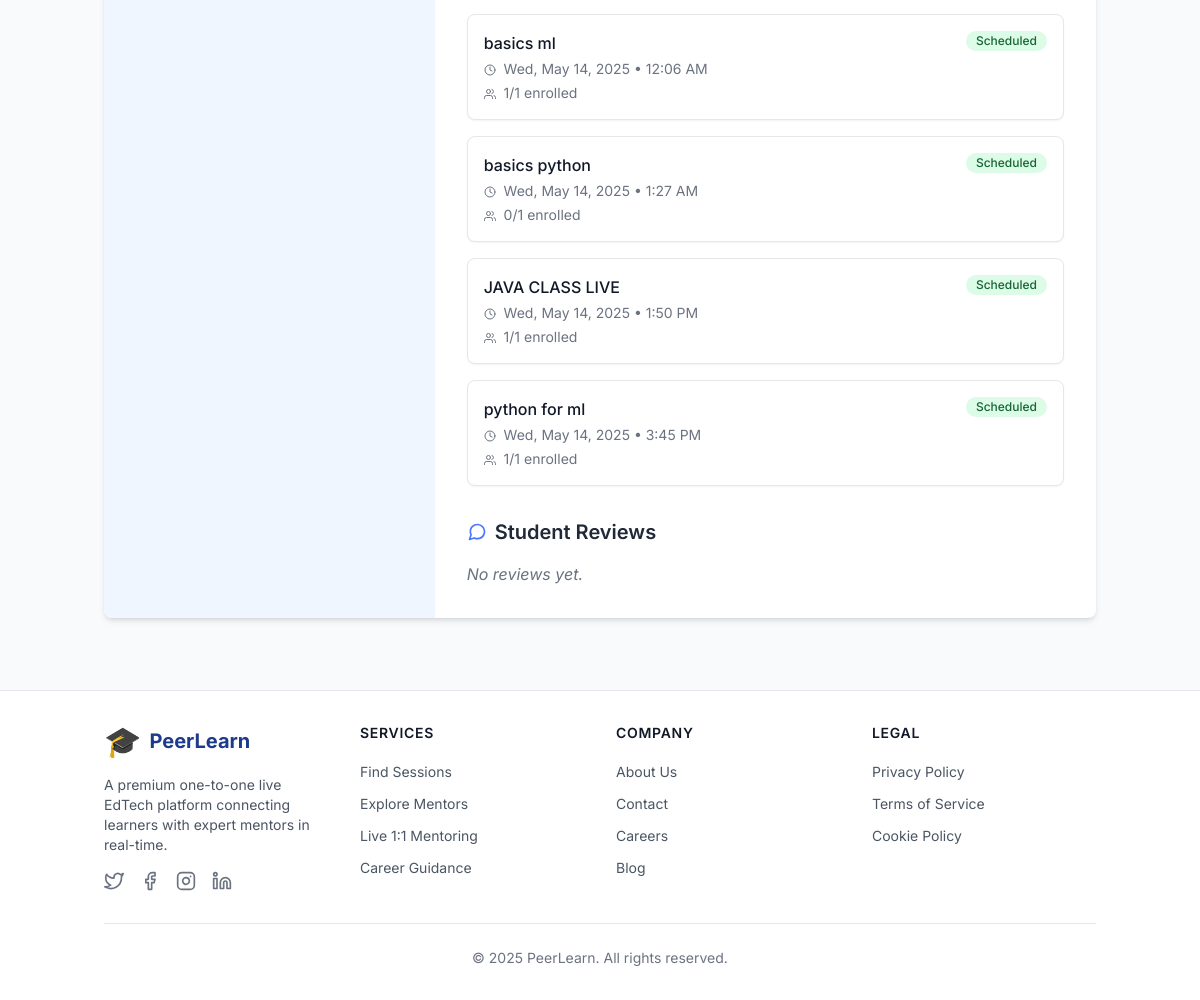
Page /users/mentors/5/ (signed in, lower part) on the earlier database version.
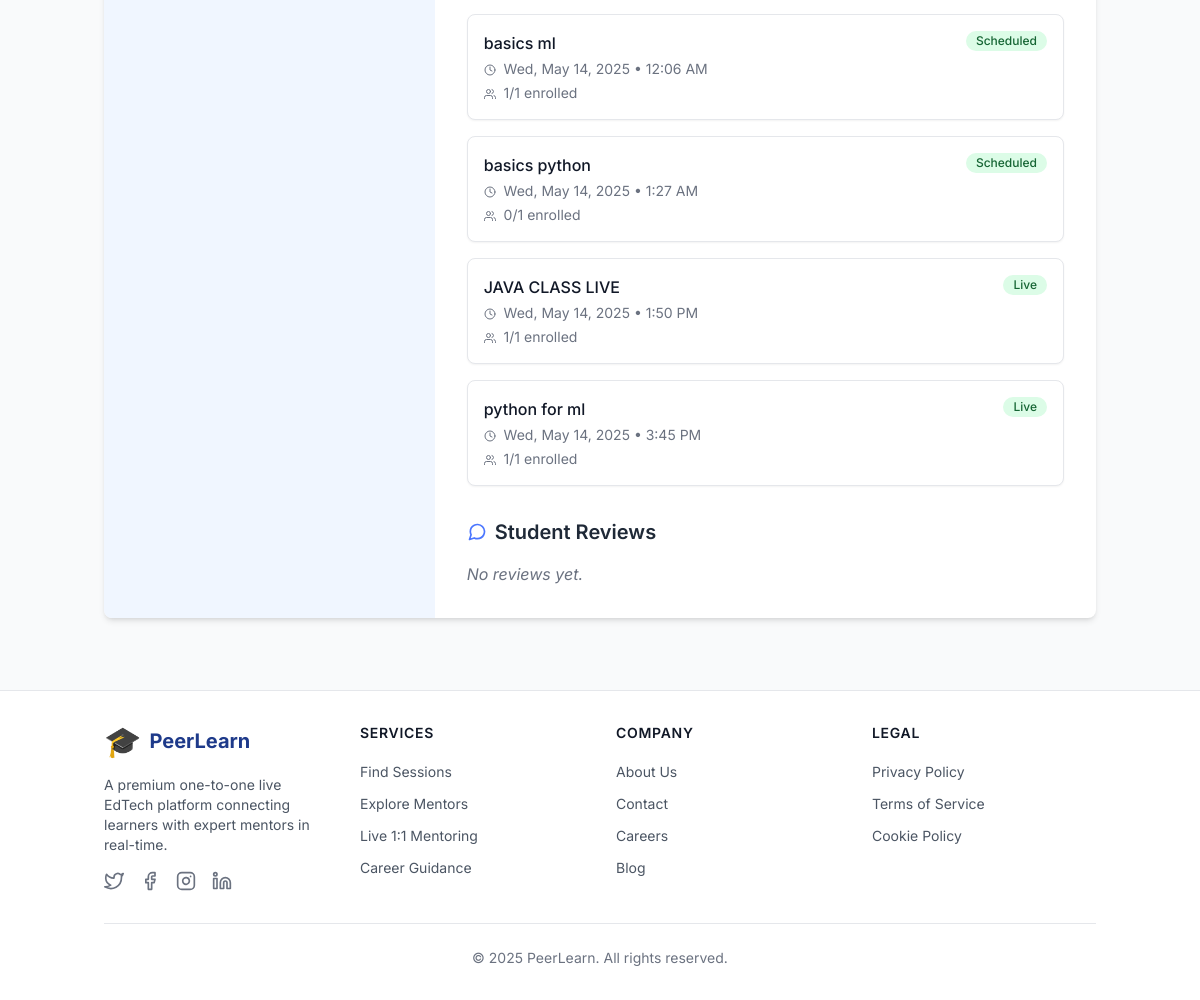
Same page on the later database version.
### apps/learning_sessions/models.py (models this page shows, shortened)
class Session(models.Model):
    SCHEDULED = 'scheduled'
    LIVE = 'live'
    COMPLETED = 'completed'
    CANCELLED = 'cancelled'
    STATUS_CHOICES = [
        (SCHEDULED, _('Scheduled')),
        (LIVE, _('Live')),
        (COMPLETED, _('Completed')),
        (CANCELLED, _('Cancelled')),
    ]
    mentor = models.ForeignKey(
        CustomUser,
        on_delete=models.CASCADE,
        limit_choices_to={'role': CustomUser.MENTOR},
        help_text=_('The mentor hosting this session.')
    )
    title = models.CharField(
        max_length=255,
        help_text=_('Title of the session.')
    )
    description = models.TextField(
        help_text=_('Description of what will be covered in the session.')
    )
    topics = models.JSONField(
        default=list,
        help_text=_('List of topics that will be covered in this session.')
    )
    schedule = models.DateTimeField(
        help_text=_('Date and time when the session is scheduled.')
    )
    duration = models.PositiveIntegerField(
        default=60,
        help_text=_('Duration of the session in minutes.')
    )
    price = models.DecimalField(
        max_digits=10,
        decimal_places=2,
        default=0,
        help_text=_('Price of the session (0 for free sessions).')
    )
    room_code = models.UUIDField(
        default=uuid.uuid4,
        editable=False,
        unique=True,
        help_text=_('Unique code for the session room.')
    )
    status = models.CharField(
        max_length=10,
        choices=STATUS_CHOICES,
        default=SCHEDULED,
        help_text=_('Current status of the session.')
    )
    max_participants = models.PositiveIntegerField(
        default=1,
        help_text=_('Maximum number of participants allowed (1 for one-to-one).')
    )
    created_at = models.DateTimeField(
        auto_now_add=True,
        help_text=_('Date and time when the session was created.')
    )
    updated_at = models.DateTimeField(
        auto_now=True,
        help_text=_('Date and time when the session was last updated.')
    )
    class Meta:
        verbose_name = _('Session')
        verbose_name_plural = _('Sessions')
        ordering = ['-schedule']

### apps/users/views.py (the view)
# urls.py: path('mentors/<int:pk>/', views.MentorDetailView.as_view(), name='mentor_detail'),
@method_decorator(login_required, name='dispatch')
class MentorDetailView(DetailView):
    model = CustomUser
    template_name = 'mentors/profile.html'
    context_object_name = 'mentor'
    def get_queryset(self):
        return CustomUser.objects.filter(role=CustomUser.MENTOR)
    def get_context_data(self, **kwargs):
        context = super().get_context_data(**kwargs)
        if self.request.user.is_learner:
            context['rating_form'] = RatingForm()
        mentor = self.get_object()
        context['upcoming_sessions'] = Session.objects.filter(
            mentor=mentor,
            status__in=['scheduled', 'live']
        ).order_by('schedule')
        from apps.learning_sessions.models import Domain
        context['domains'] = Domain.objects.all()
        return context

### apps/core/templatetags/custom_filters.py (called while the page is built)
@register.filter
def strip(value):
    if isinstance(value, str):
        return value.strip()
    return value

### apps/users/models.py (called while the page is built)
    @property
    def is_learner(self):
        return self.role == self.LEARNER

    @property
    def is_mentor(self):
        return self.role == self.MENTOR

    def get_dashboard_url(self):
        if self.is_learner:
            return '/users/dashboard/learner/'
        elif self.is_mentor:
            return '/users/dashboard/mentor/'
        elif self.is_admin_user:
            return '/admin/'
        return '/'

### templates/mentors/profile.html (shortened to what this page needs)
{% extends request.is_dashboard|yesno:"dashboard_base.html,base.html" %}
{% load static %}
{% load custom_filters %}
{% block content %}
<div class="container mx-auto px-4 py-8">
    <div class="max-w-5xl mx-auto">
        <div class="bg-white rounded-lg shadow-md overflow-hidden">
            <div class="flex flex-col md:flex-row">
                <div class="md:w-1/3 bg-primary-50 p-8 flex flex-col items-center justify-center">
                </div>
                <div class="md:w-2/3 p-8">
                    <div class="mb-8">
                        {% if upcoming_sessions %}
                            <div class="space-y-4">
                                {% for session in upcoming_sessions %}
                                    <div class="bg-white border border-gray-200 rounded-lg p-4 shadow-sm hover:shadow-md transition-shadow duration-200">
                                        <div class="flex justify-between items-start">
                                            <div>
                                                <h3 class="font-medium text-gray-900">{{ session.title }}</h3>
                                                <p class="text-sm text-gray-500 mt-1">
                                                    <i data-feather="clock" class="inline w-3 h-3 mr-1"></i>
                                                    {{ session.schedule|date:"D, M d, Y • g:i A" }}
                                                </p>
                                                <p class="text-sm text-gray-500 mt-1">
                                                    <i data-feather="users" class="inline w-3 h-3 mr-1"></i>
                                                    {{ session.bookings.count|default:"0" }}/{{ session.max_participants }} enrolled
                                                </p>
                                            </div>
                                            <span class="inline-flex items-center px-2.5 py-0.5 rounded-full text-xs font-medium bg-green-100 text-green-800">
                                                {{ session.get_status_display }}
                                            </span>
                                        </div>
                                    </div>
                                {% endfor %}
                            </div>
                        {% else %}
                            <p class="text-gray-500 italic">No upcoming sessions scheduled.</p>
                        {% endif %}
                    </div>
                    <div>
                        <h2 class="text-xl font-semibold mb-4 flex items-center text-gray-800">
                            <i data-feather="message-circle" class="w-5 h-5 mr-2 text-primary-500"></i>
                            Student Reviews
                        </h2>
                        {% if reviews %}
                            <div class="space-y-6">
                                {% for review in reviews %}
                                    <div class="border-b border-gray-200 pb-6 last:border-b-0 last:pb-0">
                                        <div class="flex items-center mb-2">
                                            <div class="w-10 h-10 rounded-full overflow-hidden bg-gray-100 mr-3">
                                                {% if review.learner.profile_picture %}
                                                    <img src="{{ review.learner.profile_picture.url }}" alt="{{ review.learner.get_full_name }}" class="w-full h-full object-cover">
                                                {% else %}
                                                    <div class="w-full h-full flex items-center justify-center bg-primary-100 text-primary-500">
                                                        <svg xmlns="http://www.w3.org/2000/svg" class="h-6 w-6" fill="none" viewBox="0 0 24 24" stroke="currentColor">
                                                            <path stroke-linecap="round" stroke-linejoin="round" stroke-width="2" d="M16 7a4 4 0 11-8 0 4 4 0 018 0zM12 14a7 7 0 00-7 7h14a7 7 0 00-7-7z" />
                                                        </svg>
                                                    </div>
                                                {% endif %}
                                            </div>
                                            <div>
                                                <div class="font-medium text-gray-900">{{ review.learner.get_full_name }}</div>
                                                <div class="text-xs text-gray-500">{{ review.created_at|date:"M d, Y" }}</div>
                                            </div>
                                        </div>
                                        <div class="flex text-yellow-400 mb-2">
                                            {% with ''|center:review.rating|make_list as stars %}
                                                {% for _ in stars %}
                                                    <i data-feather="star" class="w-4 h-4 fill-current"></i>
                                                {% endfor %}
                                            {% endwith %}
                                            {% with ''|center:5|make_list as empty_stars %}
                                                {% for _ in empty_stars|slice:review.rating %}
                                                    <i data-feather="star" class="w-4 h-4 text-gray-300"></i>
                                                {% endfor %}
                                            {% endwith %}
                                        </div>
                                        <p class="text-gray-700">{{ review.feedback }}</p>
                                    </div>
                                {% endfor %}
                            </div>
                            {% if reviews_count > 3 %}
                                <div class="mt-4 text-center">
                                    <button class="text-primary-600 hover:text-primary-800 text-sm font-medium">
                                        View all {{ reviews_count }} reviews
                                    </button>
                                </div>
                            {% endif %}
                        {% else %}
                            <p class="text-gray-500 italic">No reviews yet.</p>
                        {% endif %}
                    </div>
                </div>
            </div>
        </div>
    </div>
</div>
{% endblock %}

### templates/base.html (shortened to what this page needs)
{% load static %}
<!DOCTYPE html>
<html lang="en">
<head>
    <script src="https://cdn.tailwindcss.com"></script>
</head>
<body class="min-h-screen flex flex-col bg-gray-50">
    <main class="flex-grow">
        {% block content %}{% endblock %}
    </main>
    {% include 'includes/footer.html' %}
</body>
</html>

### templates/includes/footer.html
<footer class="bg-white border-t border-gray-200 mt-10">
    <div class="container mx-auto px-4 py-8">
        <div class="grid grid-cols-1 md:grid-cols-4 gap-8">
            <div class="col-span-1 md:col-span-1">
                <div class="flex items-center space-x-2 mb-4">
                    <span class="text-3xl">🎓</span>
                    <span class="text-xl font-bold text-primary-600">PeerLearn</span>
                </div>
                <p class="text-gray-600 text-sm">
                    A premium one-to-one live EdTech platform connecting learners with expert mentors in real-time.
                </p>
                <div class="mt-4 flex space-x-4">
                    <a href="#" class="text-gray-500 hover:text-primary-600" aria-label="Twitter">
                        <i data-feather="twitter" class="w-5 h-5"></i>
                    </a>
                    <a href="#" class="text-gray-500 hover:text-primary-600" aria-label="Facebook">
                        <i data-feather="facebook" class="w-5 h-5"></i>
                    </a>
                    <a href="#" class="text-gray-500 hover:text-primary-600" aria-label="Instagram">
                        <i data-feather="instagram" class="w-5 h-5"></i>
                    </a>
                    <a href="#" class="text-gray-500 hover:text-primary-600" aria-label="LinkedIn">
                        <i data-feather="linkedin" class="w-5 h-5"></i>
                    </a>
                </div>
            </div>
            <div>
                <h3 class="text-sm font-semibold text-gray-900 tracking-wider uppercase mb-4">Services</h3>
                <ul class="space-y-2">
                    <li><a href="{% url 'sessions:list' %}" class="text-gray-600 hover:text-primary-600 text-sm">Find Sessions</a></li>
                    <li><a href="{% url 'users:mentor_list' %}" class="text-gray-600 hover:text-primary-600 text-sm">Explore Mentors</a></li>
                    <li><a href="#" class="text-gray-600 hover:text-primary-600 text-sm">Live 1:1 Mentoring</a></li>
                    <li><a href="#" class="text-gray-600 hover:text-primary-600 text-sm">Career Guidance</a></li>
                </ul>
            </div>
            <div>
                <h3 class="text-sm font-semibold text-gray-900 tracking-wider uppercase mb-4">Company</h3>
                <ul class="space-y-2">
                    <li><a href="#" class="text-gray-600 hover:text-primary-600 text-sm">About Us</a></li>
                    <li><a href="#" class="text-gray-600 hover:text-primary-600 text-sm">Contact</a></li>
                    <li><a href="#" class="text-gray-600 hover:text-primary-600 text-sm">Careers</a></li>
                    <li><a href="#" class="text-gray-600 hover:text-primary-600 text-sm">Blog</a></li>
                </ul>
            </div>
            <div>
                <h3 class="text-sm font-semibold text-gray-900 tracking-wider uppercase mb-4">Legal</h3>
                <ul class="space-y-2">
                    <li><a href="#" class="text-gray-600 hover:text-primary-600 text-sm">Privacy Policy</a></li>
                    <li><a href="#" class="text-gray-600 hover:text-primary-600 text-sm">Terms of Service</a></li>
                    <li><a href="#" class="text-gray-600 hover:text-primary-600 text-sm">Cookie Policy</a></li>
                </ul>
            </div>
        </div>
        <div class="mt-8 pt-6 border-t border-gray-200 text-center">
            <p class="text-sm text-gray-500">
                &copy; {% now 'Y' %} PeerLearn. All rights reserved.
            </p>
        </div>
    </div>
</footer>

### templates/base.html (style rules this page uses)
html { scroll-behavior: smooth; }
body { font-family: 'Inter', sans-serif; }

Differences in the rows shown:
changed Session "JAVA CLASS LIVE": status "Scheduled" → "Live"
changed Session "python for ml": status "Scheduled" → "Live"
